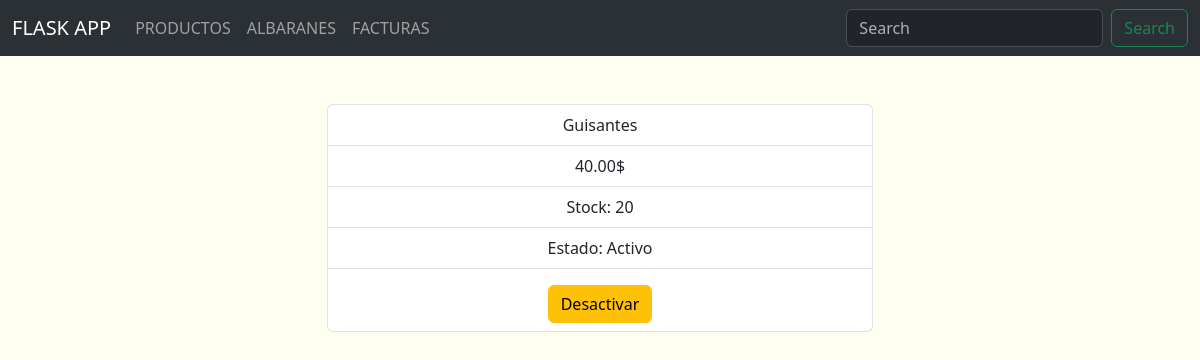
The app's page /producto/11 with its own data.
### models.py (models this page shows)
class Productos(db.Model):
    idProducto = db.Column(db.Integer, primary_key=True, autoincrement=True)
    nameProduct = db.Column(db.String(80), unique=True, nullable=False)
    price = db.Column(db.Numeric(10, 2), nullable=True)
    stock = db.Column(db.Integer, nullable=False)
    state = db.Column(db.Boolean, nullable=False)
    albaranes = db.relationship('AlbaranProductos', backref='productos', lazy=True)
    facturas = db.relationship('FacturasProductos', backref='productos', lazy=True)

### routes.py (the view)
@main.route('/producto/<int:idProducto>', methods=['GET'])
def producto(idProducto):
    producto = Productos.query.get_or_404(idProducto)
    return render_template('producto.html', producto=producto)

### templates/producto.html (shortened to what this page needs)
{% extends 'base.html' %}
{% block body %}
<div class="container">
  <div class="row justify-content-center mt-5">
    <div class="col-md-6">
      <ul class="list-group text-center">
        <li class="list-group-item">{{ producto.nameProduct }}</li>
        {% if producto.price is none %}
        <li class="list-group-item">
          <form method="POST" action="{{ url_for('main.update_price', idProducto=producto.idProducto) }}">
            <input type="hidden" name="csrf_token" value="{{ csrf_token() }}">
            <div class="form-group">
              <label for="price">Añadir Precio:</label>
              <input type="number" class="form-control" id="price" name="price" step="0.01" required>
            </div>
            <button type="submit" class="btn btn-primary mt-2">Guardar</button>
          </form>
        </li>
        {% else %}
        <li class="list-group-item">{{ producto.price }}$</li>
        {% endif %}
        <li class="list-group-item">Stock: {{ producto.stock }}</li>
        <li class="list-group-item">Estado: {{ "Activo" if producto.state else "Inactivo" }}</li>
        <li class="list-group-item">
          <form method="POST" action="{{ url_for('main.toggle_state', idProducto=producto.idProducto) }}">
            <button type="submit" class="btn btn-warning mt-2">{{ "Desactivar" if producto.state else "Activar" }}</button>
          </form>
        </li>
      </ul>
    </div>
  </div>
</div>
{% endblock %}

### records on screen
Productos: nameProduct "Guisantes", price "40.00", stock "20", state "Activo", state "Desactivar"
